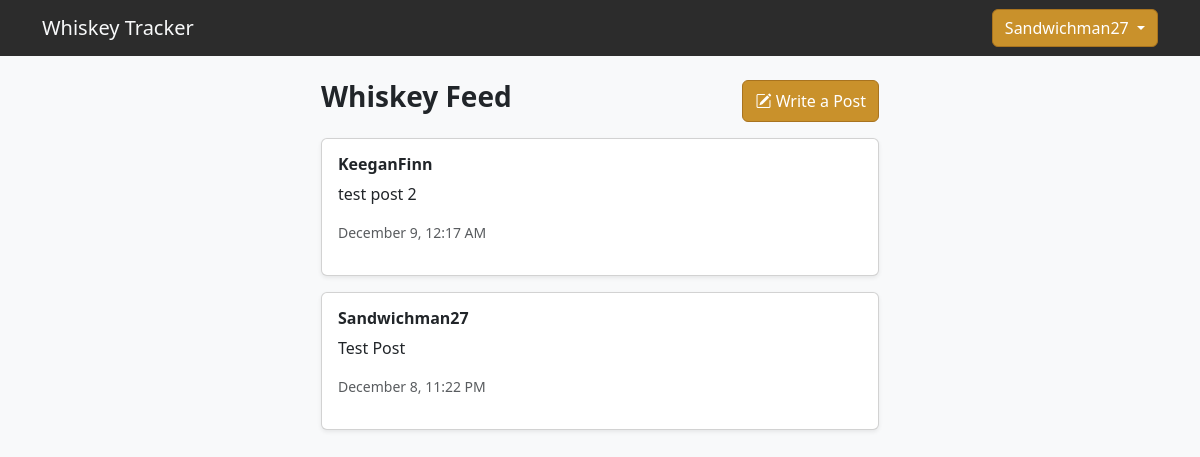
/feed/ (signed in), run on an earlier commit of the app's database.
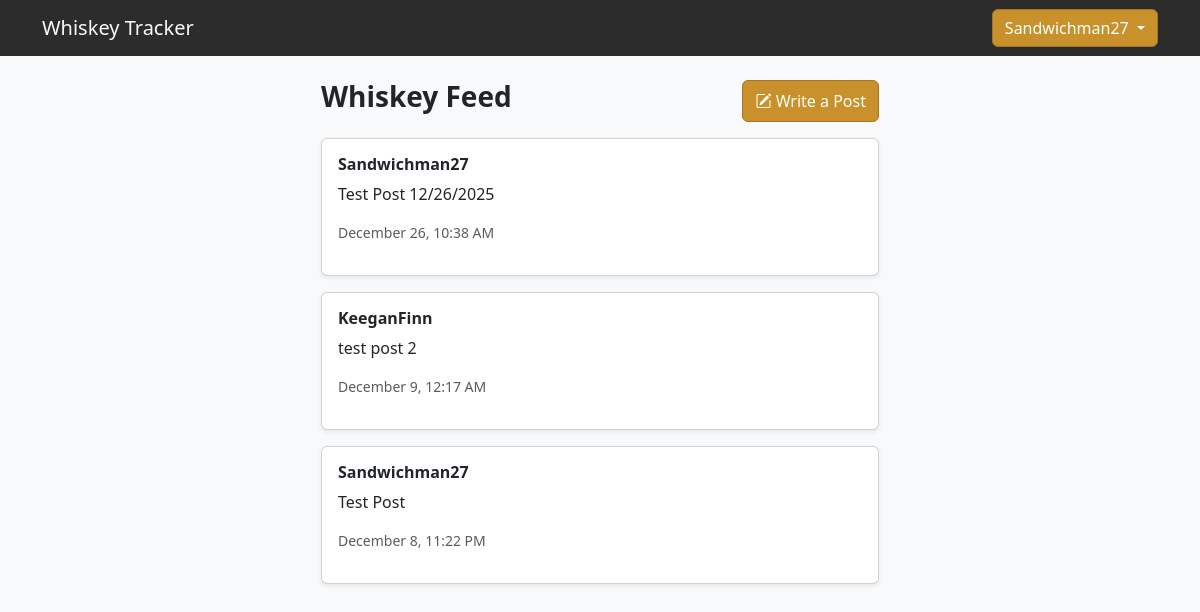
And on a later commit of the database.
### accounts/models.py (models this page shows, shortened)
class Post(models.Model):
    user = models.ForeignKey(User, on_delete=models.CASCADE, related_name="posts")
    content = models.TextField(max_length=5000)
    created_at = models.DateTimeField(default=timezone.now)

### accounts/views.py (the view)
# urls.py: path("feed/", views.feed_view, name="feed"),
@login_required
def feed_view(request):
    following_users = request.user.following.values_list("following_id", flat=True)
    posts = Post.objects.filter(
        user__in=list(following_users) + [request.user.id]
    ).select_related("user").order_by("-created_at")
    form = PostForm()
    return render(request, "accounts/feed.html", {
        "posts": posts,
        "form": form,
    })

### accounts/templates/accounts/feed.html (shortened to what this page needs)
{% extends "base.html" %}
{% block content %}
<div class="col-lg-6 offset-lg-3 mt-4">
    <div class="d-flex justify-content-between mb-3">
        <h3 class="fw-bold">Whiskey Feed</h3>
        <button class="btn btn-whiskey" data-bs-toggle="modal" data-bs-target="#createPostModal">
            <i class="bi bi-pencil-square"></i> Write a Post
        </button>
    </div>
    {% for post in posts %}
        <div class="card shadow-sm mb-3">
            <div class="card-body">
                <h6 class="fw-bold">
                    <a href="/profile/{{ post.user.username }}/" class="text-dark text-decoration-none username-link">
                        {{ post.user.username }}
                    </a>
                </h6>
                <p>{{ post.content }}</p>
                <p class="text-muted small">{{ post.created_at|date:"F j, g:i A" }}</p>
            </div>
        </div>
    {% empty %}
        <p class="text-muted">No posts yet. Be the first to write one!</p>
    {% endfor %}
</div>
{% endblock %}

What changed in the data, as far as the page shows it:
added Post: user.username "Sandwichman27", content "Test Post 12/26/2025", created_at "December 26, 10:38 AM"
